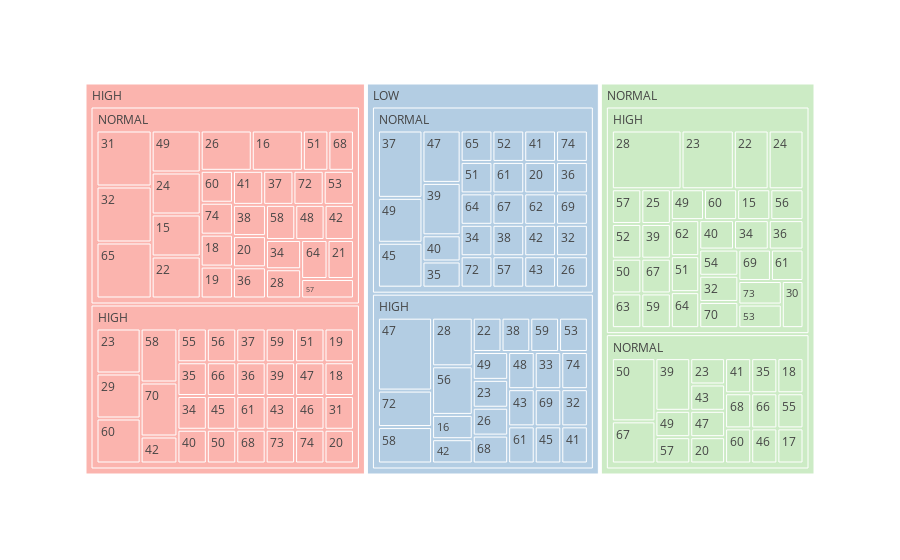

Notebook code for this chart:
### Code cell
grafico = px.treemap(df, path=['BP', 'Cholesterol', 'Age'], color='BP',
    color_discrete_sequence=px.colors.qualitative.Pastel1)
grafico.show()

### Figure 1 — Plotly figure (JSON) as saved in the notebook; plotly's stock layout.template omitted (floating-point values rounded to 4 significant figures; data arrays with more than 128 entries replaced by an {"elided": "..."} marker saying what was removed)
{"data": [{"branchvalues": "total", "customdata": {"elided": "168x1 str values"}, "domain": {"x": [0, 1], "y": [0, 1]}, "hovertemplate": "labels=%{label}<br>count=%{value}<br>parent=%{parent}<br>id=%{id}<br>BP=%{customdata[0]}<extra></extra>", "ids": {"elided": "168 str values"}, "labels": {"elided": "168 str values"}, "marker": {"colors": {"elided": "168 str values"}}, "name": "", "parents": {"elided": "168 str values"}, "type": "treemap", "values": {"elided": "168 int values"}}], "layout": {"legend": {"tracegroupgap": 0}, "margin": {"t": 60}, "treemapcolorway": ["rgb(251,180,174)", "rgb(179,205,227)", "rgb(204,235,197)", "rgb(222,203,228)", "rgb(254,217,166)", "rgb(255,255,204)", "rgb(229,216,189)", "rgb(253,218,236)", "rgb(242,242,242)"]}}
